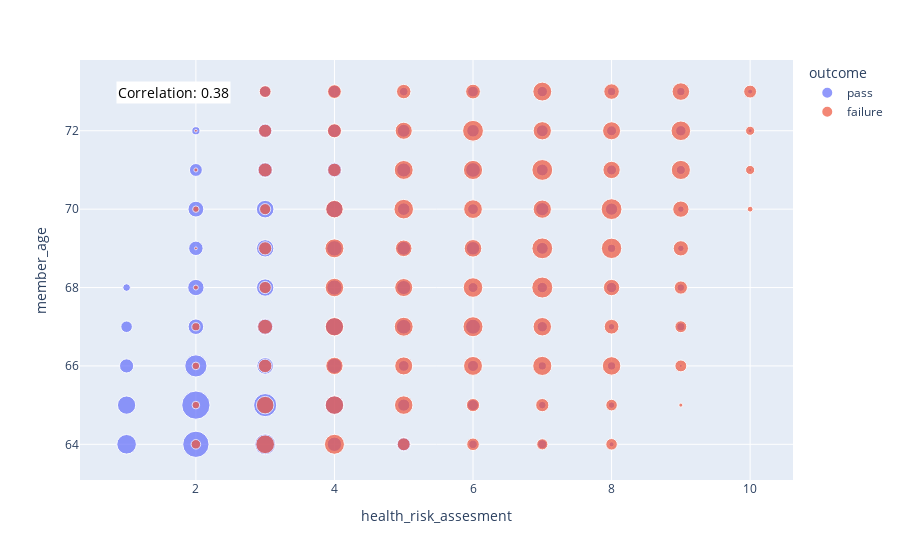

The notebook cell this image was saved under:
### Code cell
# lets check member age too 
data_outcome_compare["member_age"].isna().value_counts()
# no missing values
data_outcome_compare_count = data_outcome_compare.groupby(["member_age", "health_risk_assesment", "outcome"]).member_id.count().reset_index()
fig = px.scatter(x="health_risk_assesment", y="member_age", size="member_id",  data_frame=data_outcome_compare_count, color="outcome")
age_risk_corr = data_outcome_compare[["health_risk_assesment", "member_age"]].corr().iloc[0,1]
fig.add_annotation(
    xref="paper", yref="paper", x=0.05, y=0.95,
    text=f"Correlation: {age_risk_corr:.2f}",
    showarrow=False,
    font=dict(size=14, color="black"),
    bgcolor="white"
)
fig.show()
fig_path = os.path.join(output_dir, "agexoutcomexhra.png")
pio.write_image(fig, fig_path)
# doesnt appear to be a strong relationship between age and outcome, but we can see that the health risk assessment at the extremes relates to age

### Figure 1 — Plotly figure (JSON) as saved in the notebook; plotly's stock layout.template omitted (floating-point values rounded to 4 significant figures)
{"data": [{"hovertemplate": "outcome=pass<br>health_risk_assesment=%{x}<br>member_age=%{y}<br>member_id=%{marker.size}<extra></extra>", "legendgroup": "pass", "marker": {"color": "#636efa", "size": [46, 83, 52, 25, 23, 9, 10, 3, 40, 96, 64, 43, 18, 15, 7, 5, 24, 59, 33, 28, 14, 15, 8, 8, 1, 16, 29, 32, 39, 26, 27, 13, 5, 8, 7, 32, 36, 28, 24, 12, 13, 13, 7, 25, 36, 29, 23, 22, 17, 8, 5, 30, 37, 35, 19, 14, 21, 18, 5, 20, 28, 26, 24, 26, 17, 12, 10, 1, 8, 24, 22, 20, 19, 17, 12, 13, 2, 3, 16, 19, 9, 14, 13, 8, 8, 3], "sizemode": "area", "sizeref": 0.24, "symbol": "circle"}, "mode": "markers", "name": "pass", "orientation": "v", "showlegend": true, "type": "scatter", "x": [1, 2, 3, 4, 5, 6, 7, 8, 1, 2, 3, 4, 5, 6, 7, 8, 1, 2, 3, 4, 5, 6, 7, 8, 9, 1, 2, 3, 4, 5, 6, 7, 8, 9, 1, 2, 3, 4, 5, 6, 7, 8, 9, 2, 3, 4, 5, 6, 7, 8, 9, 2, 3, 4, 5, 6, 7, 8, 9, 2, 3, 4, 5, 6, 7, 8, 9, 10, 2, 3, 4, 5, 6, 7, 8, 9, 10, 2, 3, 4, 5, 6, 7, 8, 9, 10], "xaxis": "x", "y": [64, 64, 64, 64, 64, 64, 64, 64, 65, 65, 65, 65, 65, 65, 65, 65, 66, 66, 66, 66, 66, 66, 66, 66, 66, 67, 67, 67, 67, 67, 67, 67, 67, 67, 68, 68, 68, 68, 68, 68, 68, 68, 68, 69, 69, 69, 69, 69, 69, 69, 69, 70, 70, 70, 70, 70, 70, 70, 70, 71, 71, 71, 71, 71, 71, 71, 71, 71, 72, 72, 72, 72, 72, 72, 72, 72, 72, 73, 73, 73, 73, 73, 73, 73, 73, 73], "yaxis": "y"}, {"hovertemplate": "outcome=failure<br>health_risk_assesment=%{x}<br>member_age=%{y}<br>member_id=%{marker.size}<extra></extra>", "legendgroup": "failure", "marker": {"color": "#EF553B", "size": [11, 42, 48, 20, 19, 15, 16, 7, 37, 41, 41, 21, 21, 16, 2, 7, 22, 36, 39, 43, 44, 41, 17, 8, 27, 41, 43, 48, 41, 26, 17, 3, 18, 41, 39, 46, 53, 32, 21, 1, 21, 43, 33, 37, 52, 50, 28, 5, 15, 37, 46, 42, 40, 52, 32, 4, 2, 24, 22, 43, 44, 52, 36, 44, 10, 1, 21, 24, 35, 52, 40, 39, 46, 10, 17, 23, 25, 26, 43, 29, 37, 20], "sizemode": "area", "sizeref": 0.24, "symbol": "circle"}, "mode": "markers", "name": "failure", "orientation": "v", "showlegend": true, "type": "scatter", "x": [2, 3, 4, 5, 6, 7, 8, 2, 3, 4, 5, 6, 7, 8, 9, 2, 3, 4, 5, 6, 7, 8, 9, 2, 3, 4, 5, 6, 7, 8, 9, 2, 3, 4, 5, 6, 7, 8, 9, 2, 3, 4, 5, 6, 7, 8, 9, 2, 3, 4, 5, 6, 7, 8, 9, 10, 2, 3, 4, 5, 6, 7, 8, 9, 10, 2, 3, 4, 5, 6, 7, 8, 9, 10, 3, 4, 5, 6, 7, 8, 9, 10], "xaxis": "x", "y": [64, 64, 64, 64, 64, 64, 64, 65, 65, 65, 65, 65, 65, 65, 65, 66, 66, 66, 66, 66, 66, 66, 66, 67, 67, 67, 67, 67, 67, 67, 67, 68, 68, 68, 68, 68, 68, 68, 68, 69, 69, 69, 69, 69, 69, 69, 69, 70, 70, 70, 70, 70, 70, 70, 70, 70, 71, 71, 71, 71, 71, 71, 71, 71, 71, 72, 72, 72, 72, 72, 72, 72, 72, 72, 73, 73, 73, 73, 73, 73, 73, 73], "yaxis": "y"}], "layout": {"annotations": [{"bgcolor": "white", "font": {"color": "black", "size": 14}, "showarrow": false, "text": "Correlation: 0.38", "x": 0.05, "xref": "paper", "y": 0.95, "yref": "paper"}], "legend": {"itemsizing": "constant", "title": {"text": "outcome"}, "tracegroupgap": 0}, "margin": {"t": 60}, "xaxis": {"anchor": "y", "domain": [0, 1], "title": {"text": "health_risk_assesment"}}, "yaxis": {"anchor": "x", "domain": [0, 1], "title": {"text": "member_age"}}}}
